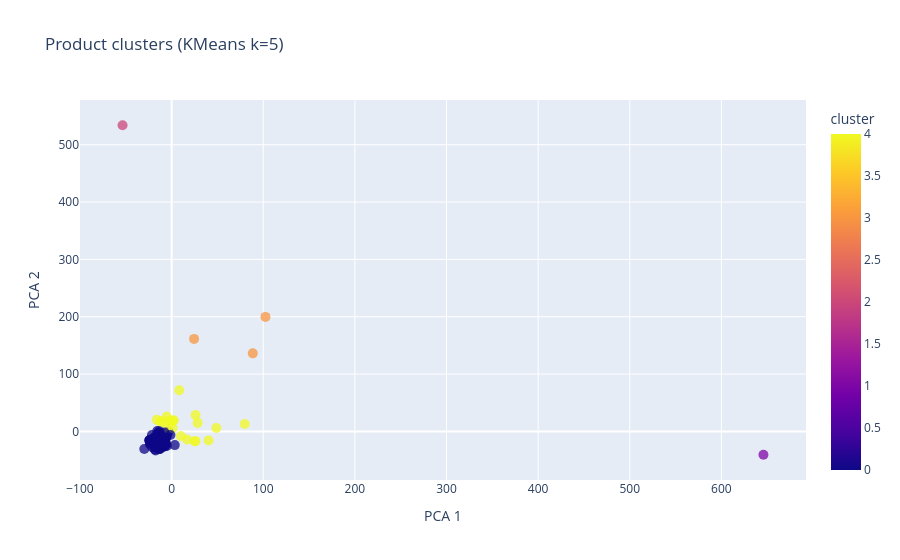

Notebook code cell kept with this figure:
### Code cell
# Cluster products based on co-occurrence in orders and visualize clusters using Plotly.
# Plotly avoids matplotlib DLL issues in this environment and gives interactive output.
from sklearn.cluster import KMeans
from sklearn.decomposition import PCA
import pandas as pd

try:
    import plotly.express as px
except ImportError:
    import sys, subprocess
    subprocess.check_call([sys.executable, "-m", "pip", "install", "plotly"])
    import plotly.express as px

# Transpose the basket so rows are products and columns are orders (binary matrix)
product_matrix = basket.T.astype(float)

# Reduce dimensions for visualization
pca = PCA(n_components=2, random_state=42)
product_2d = pca.fit_transform(product_matrix)

# Choose number of clusters (tune as needed)
n_clusters = 5
kmeans = KMeans(n_clusters=n_clusters, random_state=42)
product_labels = kmeans.fit_predict(product_2d)

# Build a DataFrame for plotting
plot_df = pd.DataFrame({
    'product': product_matrix.index,
    'x': product_2d[:, 0],
    'y': product_2d[:, 1],
    'cluster': product_labels,
})

fig = px.scatter(
    plot_df,
    x='x',
    y='y',
    color='cluster',
    hover_data=['product'],
    title=f'Product clusters (KMeans k={n_clusters})',
    labels={'x': 'PCA 1', 'y': 'PCA 2'},
)
fig.update_traces(marker=dict(size=10, opacity=0.75))
fig.show()

# Print example products per cluster
for c in sorted(plot_df['cluster'].unique()):
    sample = plot_df[plot_df['cluster'] == c]['product'].head(10).tolist()
    print(f"\nCluster {c} sample products ({len(sample)} shown):")
    print(sample)

### Figure 1 — Plotly figure (JSON) as saved in the notebook; plotly's stock layout.template omitted (floating-point values rounded to 4 significant figures)
{"data": [{"customdata": [["100% Raw Coconut Water"], ["100% Whole Wheat Bread"], ["2% Reduced Fat Milk"], ["Apple Honeycrisp Organic"], ["Asparagus"], ["Bag of Organic Bananas"], ["Banana"], ["Bartlett Pears"], ["Blueberries"], ["Boneless Skinless Chicken Breasts"], ["Broccoli Crown"], ["Bunched Cilantro"], ["Carrots"], ["Clementines, Bag"], ["Cucumber Kirby"], ["Extra Virgin Olive Oil"], ["Fresh Cauliflower"], ["Garlic"], ["Granny Smith Apples"], ["Grape White/Green Seedless"], ["Grated Parmesan"], ["Green Bell Pepper"], ["Half & Half"], ["Hass Avocados"], ["Honeycrisp Apple"], ["Jalapeno Peppers"], ["Large Alfresco Eggs"], ["Large Lemon"], ["Lime Sparkling Water"], ["Limes"], ["Michigan Organic Kale"], ["Orange Bell Pepper"], ["Organic Avocado"], ["Organic Baby Arugula"], ["Organic Baby Carrots"], ["Organic Baby Spinach"], ["Organic Bartlett Pear"], ["Organic Black Beans"], ["Organic Blackberries"], ["Organic Blueberries"], ["Organic Broccoli"], ["Organic Broccoli Florets"], ["Organic Carrot Bunch"], ["Organic Cilantro"], ["Organic Cucumber"], ["Organic D'Anjou Pears"], ["Organic Fuji Apple"], ["Organic Gala Apples"], ["Organic Garlic"], ["Organic Garnet Sweet Potato (Yam)"], ["Organic Ginger Root"], ["Organic Grade A Free Range Large Brown Eggs"], ["Organic Granny Smith Apple"], ["Organic Grape Tomatoes"], ["Organic Half & Half"], ["Organic Hass Avocado"], ["Organic Italian Parsley Bunch"], ["Organic Kiwi"], ["Organic Lacinato (Dinosaur) Kale"], ["Organic Large Extra Fancy Fuji Apple"], ["Organic Lemon"], ["Organic Navel Orange"], ["Organic Peeled Whole Baby Carrots"], ["Organic Raspberries"], ["Organic Red Bell Pepper"], ["Organic Red Onion"], ["Organic Reduced Fat 2% Milk"], ["Organic Reduced Fat Milk"], ["Organic Romaine Lettuce"], ["Organic Small Bunch Celery"], ["Organic Sticks Low Moisture Part Skim Mozzarella String Cheese"], ["Organic Strawberries"], ["Organic Tomato Cluster"], ["Organic Unsweetened Almond Milk"], ["Organic Whole Milk"], ["Organic Whole String Cheese"], ["Organic Yellow Onion"], ["Organic Zucchini"], ["Original Hummus"], ["Pure Irish Butter"], ["Raspberries"], ["Red Onion"], ["Red Peppers"], ["Red Vine Tomato"], ["Roma Tomato"], ["Seedless Red Grapes"], ["Shredded Parmesan"], ["Small Hass Avocado"], ["Soda"], ["Sparkling Lemon Water"], ["Sparkling Natural Mineral Water"], ["Sparkling Water Grapefruit"], ["Spring Water"], ["Strawberries"], ["Uncured Genoa Salami"], ["Unsalted Butter"], ["Unsweetened Almondmilk"], ["Unsweetened Original Almond Breeze Almond Milk"], ["Whole Milk"], ["Yellow Onions"]], "hovertemplate": "PCA 1=%{x}<br>PCA 2=%{y}<br>product=%{customdata[0]}<br>cluster=%{marker.color}<extra></extra>", "legendgroup": "", "marker": {"color": [0, 0, 0, 4, 0, 2, 1, 0, 0, 0, 0, 0, 0, 0, 4, 0, 0, 0, 0, 0, 0, 0, 0, 0, 4, 0, 0, 4, 0, 4, 0, 0, 4, 0, 0, 3, 0, 0, 0, 4, 0, 0, 0, 0, 4, 0, 4, 4, 4, 0, 0, 0, 0, 4, 0, 3, 0, 0, 0, 4, 4, 0, 0, 4, 0, 0, 0, 0, 0, 0, 0, 3, 0, 0, 4, 0, 4, 4, 0, 0, 0, 0, 0, 0, 0, 4, 0, 0, 0, 0, 0, 0, 0, 4, 0, 0, 0, 0, 0, 0], "coloraxis": "coloraxis", "opacity": 0.75, "size": 10, "symbol": "circle"}, "mode": "markers", "name": "", "orientation": "v", "showlegend": false, "type": "scatter", "x": [-24.22, -7.888, -17.37, -4.144, -6.096, -53.54, 645.9, -9.232, -5.213, -6.989, -7.63, -12.17, -6.796, -11.52, 26.04, -17.06, -8.739, -17.92, -12.63, -13.12, -15.91, -14.77, -7.484, -24.3, 16.74, -16.28, -21.53, 48.83, -16.63, 28.41, -5.217, -14.66, 79.79, -5.401, -3.322, 88.59, -18.49, -19.7, -6.725, 2.453, -20.62, -22.12, -24.14, -13.49, -11.68, -14.39, 24.93, -4.654, 0.7305, -13.29, -18.28, -17.98, -12.93, 1.27, -11.81, 24.52, -17.31, -13.94, -19.44, -11.83, -16.28, -21.49, -7.511, 8.328, -14.76, -13.09, -17.73, -13.78, -20.54, -15.67, -18.79, 102.4, -13.4, -14.65, 26.12, -7.632, -5.335, 0.6154, -1.3, -23.66, -15.06, -13.2, -7.458, -5.907, -13.51, 10.07, -17.49, -9.713, -29.81, -21.08, -23.38, -7.44, -23.46, 40.35, -17.05, -17.87, -16.84, -15.89, -18.25, 3.453], "xaxis": "x", "y": [-15.52, -14.58, -33.43, 18.17, -11.43, 534.0, -40.76, -27.28, -25.57, -25.12, -26.14, -28.17, -7.503, -22.77, -17.0, -20.82, -3.069, -27.03, -30.52, -19.29, -16.77, -13.25, -15.83, -16.01, -13.97, -24.86, -15.24, 5.964, -24.27, 14.84, -7.362, -25.15, 12.78, -7.46, -0.5544, 136.1, -10.18, -15.65, -10.87, 19.34, -12.27, -18.62, -15.0, -3.582, 17.97, -2.447, -17.08, 5.744, 17.24, -6.14, -10.2, -14.91, -4.112, 5.454, -9.024, 161.3, -10.04, -2.175, -13.49, 16.07, 20.28, -6.265, -11.55, 71.72, -3.446, -5.485, -14.11, -21.01, -19.79, 0.6267, -17.95, 199.7, 0.2254, -4.992, 28.71, -2.073, 25.81, 18.4, -6.256, -22.5, -20.05, -29.96, -20.77, -21.82, -30.89, -8.125, -20.01, -23.44, -30.65, -27.6, -20.73, -17.16, -16.15, -15.74, -18.19, -26.31, -13.02, -26.56, -31.4, -23.96], "yaxis": "y"}], "layout": {"coloraxis": {"colorbar": {"title": {"text": "cluster"}}, "colorscale": [[0, "#0d0887"], [0.1111, "#46039f"], [0.2222, "#7201a8"], [0.3333, "#9c179e"], [0.4444, "#bd3786"], [0.5556, "#d8576b"], [0.6667, "#ed7953"], [0.7778, "#fb9f3a"], [0.8889, "#fdca26"], [1, "#f0f921"]]}, "legend": {"tracegroupgap": 0}, "title": {"text": "Product clusters (KMeans k=5)"}, "xaxis": {"anchor": "y", "domain": [0, 1], "title": {"text": "PCA 1"}}, "yaxis": {"anchor": "x", "domain": [0, 1], "title": {"text": "PCA 2"}}}}
